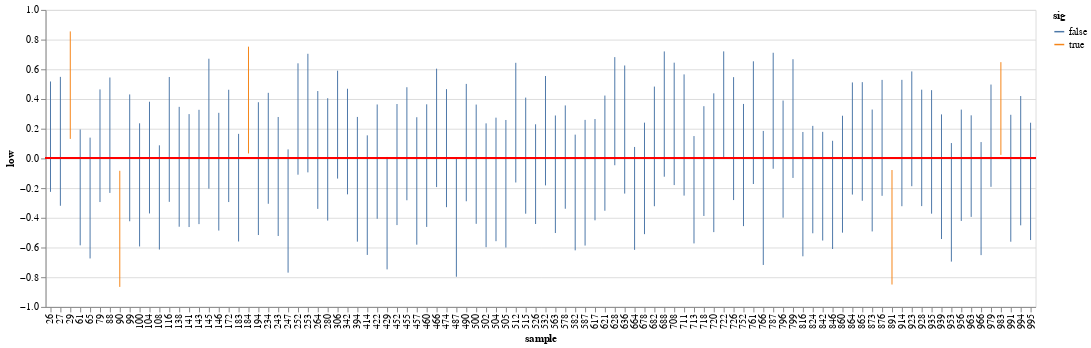

The cell this chart's notebook holds for it:
### Code cell
from altair import datum

base = alt.Chart().transform_calculate(
    low=datum.mean - threshold * datum.sem,
    high=datum.mean + threshold * datum.sem,
    sig=alt.expr.if_((alt.datum.high < μ) | (alt.datum.low > μ), True, False)
)

# slider = alt.binding_range(min=0, max=1, step=10)
# select_year = alt.selection_single(name="year", fields=['year'],
#                                    bind=slider, init={'year': 2000})

points = base.mark_point(
    filled=True,
    color='sig:N'
).encode(
    x='sample:O',
    y='mean:Q',
)

errorbars = base.mark_errorbar().encode(
    x='sample:O',
    y='low:Q',
    y2='high:Q',
    color='sig:N',
    size='sig:N'
)

line = base.mark_rule(color='red').encode(
    y='line:Q'
).transform_calculate(line=str(μ))

text = base.mark_text(align='left', dx=5, dy=-100).encode(
        text=alt.Text('fuck2:N')
).transform_aggregate(fuck=f'mean(low)').transform_calculate(fuck2='datum.fuck + " units"')


alt.layer(points, errorbars, line, text, data=summary.sample(100)
         ).properties(width=1000)

### Figure 1 — Vega-Lite specification as saved in the notebook (floating-point values rounded to 4 significant figures)
{"config": {"view": {"continuousWidth": 400, "continuousHeight": 300}}, "layer": [{"mark": {"type": "point", "color": "sig:N", "filled": true}, "encoding": {"x": {"type": "ordinal", "field": "sample"}, "y": {"type": "quantitative", "field": "mean"}}, "transform": [{"calculate": "(datum.mean - (1.9842169515086827 * datum.sem))", "as": "low"}, {"calculate": "(datum.mean + (1.9842169515086827 * datum.sem))", "as": "high"}, {"calculate": "if(((datum.high < 0) || (datum.low > 0)),true,false)", "as": "sig"}]}, {"mark": "errorbar", "encoding": {"color": {"type": "nominal", "field": "sig"}, "size": {"type": "nominal", "field": "sig"}, "x": {"type": "ordinal", "field": "sample"}, "y": {"type": "quantitative", "field": "low"}, "y2": {"field": "high"}}, "transform": [{"calculate": "(datum.mean - (1.9842169515086827 * datum.sem))", "as": "low"}, {"calculate": "(datum.mean + (1.9842169515086827 * datum.sem))", "as": "high"}, {"calculate": "if(((datum.high < 0) || (datum.low > 0)),true,false)", "as": "sig"}]}, {"mark": {"type": "rule", "color": "red"}, "encoding": {"y": {"type": "quantitative", "field": "line"}}, "transform": [{"calculate": "(datum.mean - (1.9842169515086827 * datum.sem))", "as": "low"}, {"calculate": "(datum.mean + (1.9842169515086827 * datum.sem))", "as": "high"}, {"calculate": "if(((datum.high < 0) || (datum.low > 0)),true,false)", "as": "sig"}, {"calculate": "0", "as": "line"}]}], "data": {"name": "data-457dec6213191772125c88450fbce9f2"}, "width": 1000, "$schema": "https://vega.github.io/schema/vega-lite/v4.8.1.json", "datasets": {"data-457dec6213191772125c88450fbce9f2": [{"sample": 504, "mean": -0.1416, "std": 2.096, "sem": 0.2096}, {"sample": 422, "mean": -0.02169, "std": 1.939, "sem": 0.1939}, {"sample": 678, "mean": -0.1347, "std": 1.892, "sem": 0.1892}, {"sample": 512, "mean": 0.2407, "std": 2.03, "sem": 0.203}, {"sample": 578, "mean": 0.008768, "std": 1.753, "sem": 0.1753}, {"sample": 414, "mean": -0.2474, "std": 2.029, "sem": 0.2029}, {"sample": 923, "mean": 0.1992, "std": 1.948, "sem": 0.1948}, {"sample": 563, "mean": -0.1068, "std": 1.994, "sem": 0.1994}, {"sample": 664, "mean": -0.2694, "std": 1.746, "sem": 0.1746}, {"sample": 621, "mean": 0.03534, "std": 1.954, "sem": 0.1954}, {"sample": 184, "mean": 0.3929, "std": 1.811, "sem": 0.1811}, {"sample": 928, "mean": 0.07075, "std": 1.975, "sem": 0.1975}, {"sample": 172, "mean": 0.08411, "std": 1.905, "sem": 0.1905}, {"sample": 116, "mean": 0.1278, "std": 2.119, "sem": 0.2119}, {"sample": 474, "mean": 0.06901, "std": 2.003, "sem": 0.2003}, {"sample": 141, "mean": -0.08191, "std": 1.916, "sem": 0.1916}, {"sample": 953, "mean": -0.2958, "std": 2.012, "sem": 0.2012}, {"sample": 873, "mean": -0.08145, "std": 2.068, "sem": 0.2068}, {"sample": 452, "mean": -0.04147, "std": 2.054, "sem": 0.2054}, {"sample": 720, "mean": -0.02914, "std": 2.355, "sem": 0.2355}, {"sample": 752, "mean": -0.04465, "std": 2.073, "sem": 0.2073}, {"sample": 65, "mean": -0.267, "std": 2.05, "sem": 0.205}, {"sample": 708, "mean": 0.2325, "std": 2.077, "sem": 0.2077}, {"sample": 429, "mean": -0.3688, "std": 1.908, "sem": 0.1908}, {"sample": 252, "mean": 0.2653, "std": 1.89, "sem": 0.189}, {"sample": 628, "mean": 0.318, "std": 1.835, "sem": 0.1835}, {"sample": 247, "mean": -0.3543, "std": 2.092, "sem": 0.2092}, {"sample": 532, "mean": 0.1866, "std": 1.856, "sem": 0.1856}, {"sample": 966, "mean": -0.2706, "std": 1.919, "sem": 0.1919}, {"sample": 726, "mean": 0.1333, "std": 2.086, "sem": 0.2086}, {"sample": 26, "mean": 0.1463, "std": 1.873, "sem": 0.1873}, {"sample": 457, "mean": -0.1519, "std": 2.163, "sem": 0.2163}, {"sample": 243, "mean": -0.1218, "std": 2.019, "sem": 0.2019}, {"sample": 956, "mean": -0.04634, "std": 1.889, "sem": 0.1889}, {"sample": 253, "mean": 0.3052, "std": 2.012, "sem": 0.2012}, {"sample": 711, "mean": 0.1576, "std": 2.057, "sem": 0.2057}, {"sample": 761, "mean": 0.2407, "std": 2.082, "sem": 0.2082}, {"sample": 796, "mean": -0.00476, "std": 1.988, "sem": 0.1988}, {"sample": 108, "mean": -0.2628, "std": 1.768, "sem": 0.1768}, {"sample": 500, "mean": -0.03906, "std": 2.024, "sem": 0.2024}, {"sample": 29, "mean": 0.4932, "std": 1.824, "sem": 0.1824}, {"sample": 582, "mean": -0.2296, "std": 1.963, "sem": 0.1963}, {"sample": 515, "mean": 0.01847, "std": 1.97, "sem": 0.197}, {"sample": 145, "mean": 0.2338, "std": 2.204, "sem": 0.2204}, {"sample": 100, "mean": -0.1783, "std": 2.09, "sem": 0.209}, {"sample": 460, "mean": -0.04859, "std": 2.08, "sem": 0.208}, {"sample": 342, "mean": 0.1135, "std": 1.792, "sem": 0.1792}, {"sample": 264, "mean": 0.05677, "std": 2.0, "sem": 0.2}, {"sample": 88, "mean": 0.1561, "std": 1.959, "sem": 0.1959}, {"sample": 766, "mean": -0.2663, "std": 2.274, "sem": 0.2274}, {"sample": 183, "mean": -0.1972, "std": 1.826, "sem": 0.1826}, {"sample": 79, "mean": 0.0854, "std": 1.911, "sem": 0.1911}, {"sample": 490, "mean": 0.1065, "std": 1.991, "sem": 0.1991}, {"sample": 234, "mean": 0.06799, "std": 1.882, "sem": 0.1882}, {"sample": 587, "mean": -0.1637, "std": 2.133, "sem": 0.2133}, {"sample": 842, "mean": -0.1872, "std": 1.844, "sem": 0.1844}, {"sample": 138, "mean": -0.05658, "std": 2.034, "sem": 0.2034}, {"sample": 394, "mean": -0.1407, "std": 2.116, "sem": 0.2116}, {"sample": 864, "mean": 0.1339, "std": 1.902, "sem": 0.1902}, {"sample": 143, "mean": -0.05758, "std": 1.939, "sem": 0.1939}, {"sample": 865, "mean": 0.1141, "std": 2.013, "sem": 0.2013}, {"sample": 617, "mean": -0.07596, "std": 1.719, "sem": 0.1719}, {"sample": 466, "mean": 0.2056, "std": 2.009, "sem": 0.2009}, {"sample": 979, "mean": 0.1529, "std": 1.735, "sem": 0.1735}, {"sample": 505, "mean": -0.1708, "std": 2.164, "sem": 0.2164}, {"sample": 995, "mean": -0.1548, "std": 1.991, "sem": 0.1991}, {"sample": 816, "mean": -0.2407, "std": 2.11, "sem": 0.211}, {"sample": 526, "mean": -0.106, "std": 1.692, "sem": 0.1692}, {"sample": 983, "mean": 0.3359, "std": 1.574, "sem": 0.1574}, {"sample": 487, "mean": -0.3965, "std": 2.018, "sem": 0.2018}, {"sample": 27, "mean": 0.115, "std": 2.187, "sem": 0.2187}, {"sample": 455, "mean": 0.09869, "std": 1.918, "sem": 0.1918}, {"sample": 682, "mean": 0.08073, "std": 2.03, "sem": 0.203}, {"sample": 306, "mean": 0.2273, "std": 1.831, "sem": 0.1831}, {"sample": 688, "mean": 0.2985, "std": 2.126, "sem": 0.2126}, {"sample": 846, "mean": -0.2458, "std": 1.837, "sem": 0.1837}, {"sample": 876, "mean": 0.1383, "std": 1.967, "sem": 0.1967}, {"sample": 914, "mean": 0.1035, "std": 2.144, "sem": 0.2144}, {"sample": 787, "mean": 0.3207, "std": 1.968, "sem": 0.1968}, {"sample": 280, "mean": -0.006736, "std": 2.076, "sem": 0.2076}, {"sample": 502, "mean": -0.1808, "std": 2.101, "sem": 0.2101}, {"sample": 935, "mean": 0.04364, "std": 2.096, "sem": 0.2096}, {"sample": 718, "mean": -0.01803, "std": 1.863, "sem": 0.1863}, {"sample": 99, "mean": 0.003753, "std": 2.152, "sem": 0.2152}, {"sample": 722, "mean": 0.3589, "std": 1.823, "sem": 0.1823}, {"sample": 994, "mean": -0.01539, "std": 2.195, "sem": 0.2195}, {"sample": 939, "mean": -0.1233, "std": 2.115, "sem": 0.2115}, {"sample": 636, "mean": 0.1944, "std": 2.174, "sem": 0.2174}, {"sample": 991, "mean": -0.1337, "std": 2.154, "sem": 0.2154}, {"sample": 713, "mean": -0.211, "std": 1.821, "sem": 0.1821}, {"sample": 194, "mean": -0.06889, "std": 2.253, "sem": 0.2253}, {"sample": 61, "mean": -0.1953, "std": 1.965, "sem": 0.1965}, {"sample": 146, "mean": -0.08956, "std": 1.998, "sem": 0.1998}, {"sample": 90, "mean": -0.4744, "std": 1.97, "sem": 0.197}, {"sample": 963, "mean": -0.05198, "std": 1.724, "sem": 0.1724}, {"sample": 104, "mean": 0.005354, "std": 1.895, "sem": 0.1895}, {"sample": 799, "mean": 0.2682, "std": 2.015, "sem": 0.2015}, {"sample": 860, "mean": -0.1064, "std": 1.984, "sem": 0.1984}, {"sample": 891, "mean": -0.4639, "std": 1.943, "sem": 0.1943}, {"sample": 824, "mean": -0.1426, "std": 1.822, "sem": 0.1822}]}}
